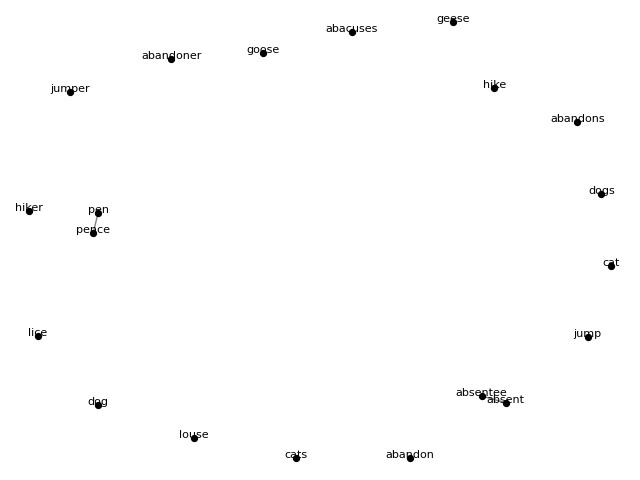

Python code for this plot:
import networkx as nx
import matplotlib.pyplot as plt
import textdistance
import spacy
import globals 
import os

nlp = spacy.load('en_core_web_sm', disable=['parser','ner'])

def number_of_lemmas(words, blank_array):
    irregular_words = {
        "person":["people"],
        "person":["people"],
        "ox":["oxen"],
        "oxen":["ox"],
        "man":["men"],
        "men":["man"],
        "woman":["women"],
        "women":["woman"],
        "caveman":["cavemen"],
        "cavemen":["caveman"],
        "policeman":["policemen"],
        "policemen":["policeman"],
        "child":["children"],
        "children":["child"],
        "foot":["feet"],
        "feet":["foot"],
        "goose":["geese"],
        "geese":["goose"],
        "mouse":["mice"],
        "mice":["mouse"],
        "louse":["lice"],
        "lice":["louse"],
        "penny":["pence"],
        "pence":["penny"],
        "abide":["abided, abode"],
        "abided":["abide", "abode"],
        "abode":["abide","abided"],
        "arise":["arose","arisen"],
        "arose":["arise","arisen"],
        "arisen":["arise","arose"],
        "awake":["awaked","awoke","awoken"],
        "awaked":["awake","awoke","awoken"],
        "awoke":["awake","awaked","awoken"],
        "awoken":["awake","awaked","awoke"],
        "be":["was","were","been"],
        "was":["be","were","been"],
        "were":["be","was","been"],
        "been":["be","were","was"],
        "bear":["bore","born"],
        "bore":["bear","born"],
        "born":["bear","bore"],
        "beat":["beaten"],
        "beaten":["beat"],
        "become":["became"],
        "became":["become"],
        "befall": ["befell", "befallen"],
        "befell":["befall","befallen"],
        "befallen":["befall","befell"],
        "beget":["begot","begotten"],
        "begot":["beget","begotten"],
        "begotten":["begot","beget"],
        "begin":["began","begun"],
        "began":["begin","begun"],
        "begun":["begin","began"],
        "behold":["beheld"],
        "beheld":["behold"],
        "bend":["bent"],
        "bent":["bend"],
        "bereave":["bereft"],
        "bereft":["bereave"],
        "beseech":["besought"],
        "besought":["beseech"],
        "beset":["beset"],
        "bespeak":["bespoke","bespoken"],
        "bespoke":["bespeak","bespoken"],
        "bespoken":["bespeak","bespoke"],
        "bestride":["bestrode","bestridden"],
        "bestrode":["bestride","bestridden"],
        "bestridden":["bestride","bestrode"],
        "bet":["bet"],
        "bid":["bade","bidden"],
        "bade":["bid","bidden"],
        "bidden":["bade","bid"],
        "bind":["bound"],
        "bound":["bind"],
        "bite":["bit", "bitten"],
        "bit":["bite","bitten"],
        "bitten":["bite","bit"],
        "bleed":["bled"],
        "bled":["bleed"],
        "blow":["blew","blown"],
        "blew":["blow","blown"],
        "blown":["blew","blow"],
        "break":["broke","broken"],
        "broke":["break","broken"],
        "broken":["break","broke"],
        "breed":["bred"],
        "bred":["breed"],
        "bring":["brought"],
        "brought":["bring"],
        "broadcasted":["broadcast"],
        "broadcast":["broadcasted"],
        "build":["built"],
        "built":["build"],
        "burst":["burst"],
        "burn":["burnt","burned"],
        "burnt":["burn","burned"],
        "burned":["burn","burnt"],
        "buy":["bought"],
        "bought":["buy"],
        "can":["could"],
        "could":["can"],
        "catch":["caught"],
        "caught":["catch"],
        "choose":["chose", "chosen"],
        "chose":["choose","chosen"],
        "chosen":["choose","chose"],
        "cling":["clung"],
        "clung":["cling"],
        "come":["came"],
        "came":["come"],
        "creep":["crept"],
        "crept":["creep"],
        "deal":["dealt"],
        "dealt":["deal"],
        "dig":["dug"],
        "dug":["dig"],
        "do":["did, done"],
        "did":["do","done"],
        "done":["do","did"],
        "draw":["drew","drawn"],
        "drawn":["draw","drew"],
        "drew":["draw","drawn"],
        "dream":["dreamed","dreamt"],
        "dreamed":["dream","dreamt"],
        "dreamt":["dreamed","dream"],
        "drink":["drank","drunk"],
        "drank":["drink","drunk"],
        "drunk":["drink","drank"],
        "drive":["drove","driven"],
        "drove":["drive","driven"],
        "driven":["drive","drove"],
        "dwell":["dwelled","dwelt"],
        "dwelled":["dwell","dwelt"],
        "dwelt":["dwell","dwelled"],
        "eat":["eaten","ate"],
        "eaten":["eat","ate"],
        "ate":["eaten","eat"],
        "interweave":["interwoven"],
        "interwoven":["interweave"],
        "fall":["fell","fallen"],
        "fell":["fall","fallen"],
        "fallen":["fell","fall"],
        "feed":["fed"],
        "fed":["feed"],
        "feel":["felt"],
        "felt":["feel"],
        "fight":["fought"],
        "fought":["fight"],
        "find":["found"],
        "found":["find"],
        "flee":["fled"],
        "fled":["flee"],
        "fling":["flung"],
        "flung":["fling"],
        "fly":["flew","flown"],
        "flew":["fly","flown"],
        "flown":["fly","flew"],
        "forbid":["forbad","forbade","forbidden"],
        "forbad":["forbid","forbade","forbidden"],
        "forbade":["forbid","forbad","forbidden"],
        "forbidden":["forbid","forbad","forbade"],
        "forecast":["forecasted"],
        "forecasted":["forecast"],
        "forget":["forgot","forgotten"],
        "forgot":["forget","forgotten"],
        "forgotten":["forget","forgot"],
        "forgive":["forgave","forgiven"],
        "forgave":["forgive","forgiven"],
        "forgiven":["forgive","forgave"],
        "forsake":["forsaken","forsook"],
        "forsaken":["forsake","forsook"],
        "forsook":["forsake","forsaken"],
        "foresee":["foresaw","foreseen"],
        "foresaw":["foresee","foreseen"],
        "foreseen":["foresaw","foresee"],
        "foretell":["foretold"],
        "foretold":["foretell"],
        "freeze":["froze","frozen"],
        "frozen":["froze","freeze"],
        "froze":["freeze","frozen"],
        "get":["got"],
        "got":["get"],
        "give":["gave","given"],
        "gave":["give","given"],
        "given":["give","gave"],
        "go":["gone","went"],
        "gone":["go","went"],
        "went":["go","gone"],
        "grind":["ground"],
        "ground":["grind"],
        "grow":["grew","grown"],
        "grew":["grow","grown"],
        "grown":["grew","grow"],
        "hang":["hanged","hung"],
        "hung":["hanged","hang"],
        "hanged":["hung","hang"],
        "have":["had"],
        "had":["have"],
        "hear":["heard"],
        "heard":["hear"],
        "hide":["hid","hidden"],
        "hid":["hide","hidden"],
        "hidden":["hid","hide"],
        "hid":["hid"],
        "hold":["held"],
        "held":["hold"],
        "hurt":["hurt"],
        "keep":["kept"],
        "kept":["keep"],
        "kneel":["knelt"],
        "knelt":["kneel"],
        "know":["knew","known"],
        "known":["knew","know"],
        "knew":["know","known"],
        "know":["known","knew"],
        "lay":["laid"],
        "laid":["lay"],
        "lead":["led"],
        "led":["lead"],
        "lean":["leaned","leant"],
        "leaned":["lean","leant"],
        "leant":["lean","leaned"],
        "leap":["leapt"],
        "leapt":["leap"],
        "learn":["learned","learnt"],
        "learnt":["learned","learn"],
        "learned":["learnt","learn"],
        "left":["leave"],
        "leave":["left"],
        "lent":["lend"],
        "lend":["lent"],
        "let":["let"],
        "lie":["lay","lain"],
        "lay":["lie","lain"],
        "lain":["lie","lay"],
        "lose":["lost"],
        "lost":["lose"],
        "make":["made"],
        "made":["make"],
        "mean":["meant"],
        "meant":["mean"],
        "pay":["paid"],
        "paid":["pay"],
        "mistake":["mistook","mistaken"],
        "mistook":["mistake","mistaken"],
        "mistaken":["mistake","mistook"],
        "overhear":["overheard"],
        "overheard":["overhear"],
        "oversleep":["overslept"],
        "overslept":["oversleep"],
        "rend":["rended","rent"],
        "rended":["rend","rent"],
        "rent":["rended","rend"],
        "ride":["rode","ridden"],
        "rode":["ride","ridden"],
        "ridden":["ride","rode"],
        "ring":["rang","rung"],
        "rang":["ring","rung"],
        "rung":["ring","rang"],
        "rise":["rose","risen"],
        "rose":["rise","risen"],
        "risen":["rise","rose"],
        "run":["ran"],
        "ran":["run"],
        "say":["said"],
        "said":["say"],
        "see":["saw","seen"],
        "saw":["see","seen"],
        "seen":["see","saw"],
        "seek":["sought"],
        "sought":["seek"],
        "sell":["sold"],
        "sold":["sell"],
        "shake":["shook","shaken"],
        "shook":["shake","shaken"],
        "shaken":["shook","shake"],
        "shine":["stone"],
        "stone":["shine"],
        "shit":["shat"],
        "shat":["shit"],
        "shoot":["shot"],
        "shot":["shoot"],
        "show":["showed","shown"],
        "showed":["show","shown"],
        "shown":["show","showed"],
        "shrink":["shrank", "shrunk"],
        "shrank":["shrink","shrunk"],
        "shrunk":["shrank","shrunk"],
        "shrive":["shrove","shriven"],
        "shrove":["shrive","shriven"],
        "shrive":["shrove","shriven"],
        "shriven":["shrove","shrive"],
        "sing":["sang","sung"],
        "sang":["sing","sung"],
        "sung":["sing","sang"],
        "sink":["sank", "sunk"],
        "sank":["sink", "sunk"],
        "sunk":["sink","sank"],
        "sit":["sat"],
        "sat":["sit"],
        "slay":["slew","slain"],
        "slew":["slay","slain"],
        "slain":["slay","slew"],
        "sleep":["slept"],
        "slept":["sleep"],
        "slide":["slid"],
        "slid":["slide"],
        "sling":["slung"],
        "slung":["sling"],
        "slink":["slunk"],
        "slunk":["slink"],
        "smell":["smelled","smelt"],
        "smelled":["smell","smelt"],
        "smelt":["smell","smelled"],
        "smite":["smote","smitten"],
        "smote":["smite","smitten"],
        "smitten":["smite","smote"],
        "speak":["spoke","spoken"],
        "spoke":["speak","spoken"],
        "spoken":["speak","spoke"],
        "speed":["speeded","sped"],
        "speeded":["speed","sped"],
        "sped":["speed","speeded"],
        "spin":["spun"],
        "spun":["spin"],
        "spit":["spat"],
        "spat":["spit"],
        "spin":["spun"],
        "spun":["spin"],
        "spoil":["spoiled","spoilt"],
        "spoiled":["spoil","spoilt"],
        "spoilt":["spoiled","spoil"],
        "spring":["sprang","sprung"],
        "sprang":["spring","sprung"],
        "sprung":["spring","sprang"],
        "stand":["stood"],
        "stood":["stand"],
        "steal":["stole","stolen"],
        "stole":["steal","stolen"],
        "stolen":["stole","steal"],
        "stick":["stuck"],
        "stuck":["stick"],
        "sting":["stung"],
        "stung":["sting"],
        "stink":["stank","stunk"],
        "stank":["stink","stunk"],
        "stunk":["stank","stink"],
        "stride":["strode","stridden"],
        "strode":["stride","stridden"],
        "stridden":["stride","strode"],
        "strike":["struck"],
        "struck":["strike"],
        "string":["strung"],
        "strung":["string"],
        "strive":["strove","striven"],
        "strove":["strive","striven"],
        "striven":["strive","strove"],
        "swear":["swore","sworn"],
        "swore":["swear","sworn"],
        "sworn":["swore","swear"],
        "sweep":["swept"],
        "swept":["sweep"],
        "take":["took","taken"],
        "took":["take","taken"],
        "taken":["took","take"],
        "teach":["taught"],
        "taught":["teach"],
        "tear":["tore","torn"],
        "tore":["tear","torn"],
        "torn":["tear","tore"],
        "tell":["told"],
        "told":["tell"],
        "think":["thought"],
        "thought":["think"],
        "throw":["threw","thrown"],
        "threw":["throw","thrown"],
        "thrown":["throw","threw"],
        "tread":["treaded","trod","trodden"],
        "treaded":["tread","trod","trodden"],
        "trod":["treaded","tread","trodden"],
        "trodden":["treaded","trod","tread"],
        "understand":["understood"],
        "understood":["understand"],
        "undertake":["undertook","undertaken"],
        "undertook":["undertake","undertaken"],
        "undertaken":["undertake","undertook"],
        "undo":["undid","undone"],
        "undid":["undo","undone"],
        "undone":["undid","undo"],
        "wake":["woke"],
        "woke":["wake"],
        "wear":["wore","worn"],
        "wore":["wear","worn"],
        "worn":["wear","wore"],
        "weave":["wove","woven"],
        "wove":["weave","woven"],
        "woven":["wove","weave"],
        "weep":["wept"],
        "wept":["weep"],
        "win":["won"],
        "won":["win"],
        "wind":["wound"],
        "wound":["wind"],
        "withdraw":["withdrew","withdrawn"],
        "withdrew":["withdraw","withdrawn"],
        "withdrawn":["withdraw","withdrew"],
        "withstand":["withstood"],
        "withstood":["withstand"],
        "wring":["wrung"],
        "wrung":["wring"],
        "write":["wrote","written"],
        "wrote":["write","written"],
        "written":["write","wrote"]

    }
    for i in range(0, len(words)):
        in_array = False
        # word_1_nlp = nlp(words[i].WORD)
        word_1_nlp = nlp(words[i])
        for token in word_1_nlp:
            word_1_lemma = str(token.lemma_).strip()
        
        if word_1_lemma in irregular_words:
            for j in irregular_words[word_1_lemma]:
                if j in blank_array:
                    in_array = True
                    break

            if not in_array:
                blank_array.append(words[i])

        elif word_1_lemma not in blank_array:
            blank_array.append(words[i])


            

def create_adjanceylist(size, words):
    counter = 0
    filename = f"words{size}.adjlist"
    filename_ipa = f"wordsIPA{size}.adjlist"
    while os.path.isfile(filename):
        counter += 1
        filename = f"words{size}_{counter}.adjlist"
        filename_ipa = f"wordsIPA{size}_{counter}.adjlist"

    f = open(filename, "w+")
    g = open(filename_ipa, "w+")

    two_character_phonemes = ["oʊ", "ɔɪ", "aɪ", "aʊ"]
    vowels = ["ɑ", "æ", "ə", "ʌ", "ɔ", "a", "aɪ", "aʊ", "ɛ", "e", "ɪ", "i", "o", "ɔ", "ʊ", "u"]
    irregular_words = {
        "person":["people"],
        "person":["people"],
        "ox":["oxen"],
        "oxen":["ox"],
        "man":["men"],
        "men":["man"],
        "woman":["women"],
        "women":["woman"],
        "caveman":["cavemen"],
        "cavemen":["caveman"],
        "policeman":["policemen"],
        "policemen":["policeman"],
        "child":["children"],
        "children":["child"],
        "foot":["feet"],
        "feet":["foot"],
        "goose":["geese"],
        "geese":["goose"],
        "mouse":["mice"],
        "mice":["mouse"],
        "louse":["lice"],
        "lice":["louse"],
        "penny":["pence"],
        "pence":["penny"],
        "abide":["abided, abode"],
        "abided":["abide", "abode"],
        "abode":["abide","abided"],
        "arise":["arose","arisen"],
        "arose":["arise","arisen"],
        "arisen":["arise","arose"],
        "awake":["awaked","awoke","awoken"],
        "awaked":["awake","awoke","awoken"],
        "awoke":["awake","awaked","awoken"],
        "awoken":["awake","awaked","awoke"],
        "be":["was","were","been"],
        "was":["be","were","been"],
        "were":["be","was","been"],
        "been":["be","were","was"],
        "bear":["bore","born"],
        "bore":["bear","born"],
        "born":["bear","bore"],
        "beat":["beaten"],
        "beaten":["beat"],
        "become":["became"],
        "became":["become"],
        "befall": ["befell", "befallen"],
        "befell":["befall","befallen"],
        "befallen":["befall","befell"],
        "beget":["begot","begotten"],
        "begot":["beget","begotten"],
        "begotten":["begot","beget"],
        "begin":["began","begun"],
        "began":["begin","begun"],
        "begun":["begin","began"],
        "behold":["beheld"],
        "beheld":["behold"],
        "bend":["bent"],
        "bent":["bend"],
        "bereave":["bereft"],
        "bereft":["bereave"],
        "beseech":["besought"],
        "besought":["beseech"],
        "beset":["beset"],
        "bespeak":["bespoke","bespoken"],
        "bespoke":["bespeak","bespoken"],
        "bespoken":["bespeak","bespoke"],
        "bestride":["bestrode","bestridden"],
        "bestrode":["bestride","bestridden"],
        "bestridden":["bestride","bestrode"],
        "bet":["bet"],
        "bid":["bade","bidden"],
        "bade":["bid","bidden"],
        "bidden":["bade","bid"],
        "bind":["bound"],
        "bound":["bind"],
        "bite":["bit", "bitten"],
        "bit":["bite","bitten"],
        "bitten":["bite","bit"],
        "bleed":["bled"],
        "bled":["bleed"],
        "blow":["blew","blown"],
        "blew":["blow","blown"],
        "blown":["blew","blow"],
        "break":["broke","broken"],
        "broke":["break","broken"],
        "broken":["break","broke"],
        "breed":["bred"],
        "bred":["breed"],
        "bring":["brought"],
        "brought":["bring"],
        "broadcasted":["broadcast"],
        "broadcast":["broadcasted"],
        "build":["built"],
        "built":["build"],
        "burst":["burst"],
        "burn":["burnt","burned"],
        "burnt":["burn","burned"],
        "burned":["burn","burnt"],
        "buy":["bought"],
        "bought":["buy"],
        "can":["could"],
        "could":["can"],
        "catch":["caught"],
        "caught":["catch"],
        "choose":["chose", "chosen"],
        "chose":["choose","chosen"],
        "chosen":["choose","chose"],
        "cling":["clung"],
        "clung":["cling"],
        "come":["came"],
        "came":["come"],
        "creep":["crept"],
        "crept":["creep"],
        "deal":["dealt"],
        "dealt":["deal"],
        "dig":["dug"],
        "dug":["dig"],
        "do":["did, done"],
        "did":["do","done"],
        "done":["do","did"],
        "draw":["drew","drawn"],
        "drawn":["draw","drew"],
        "drew":["draw","drawn"],
        "dream":["dreamed","dreamt"],
        "dreamed":["dream","dreamt"],
        "dreamt":["dreamed","dream"],
        "drink":["drank","drunk"],
        "drank":["drink","drunk"],
        "drunk":["drink","drank"],
        "drive":["drove","driven"],
        "drove":["drive","driven"],
        "driven":["drive","drove"],
        "dwell":["dwelled","dwelt"],
        "dwelled":["dwell","dwelt"],
        "dwelt":["dwell","dwelled"],
        "eat":["eaten","ate"],
        "eaten":["eat","ate"],
        "ate":["eaten","eat"],
        "interweave":["interwoven"],
        "interwoven":["interweave"],
        "fall":["fell","fallen"],
        "fell":["fall","fallen"],
        "fallen":["fell","fall"],
        "feed":["fed"],
        "fed":["feed"],
        "feel":["felt"],
        "felt":["feel"],
        "fight":["fought"],
        "fought":["fight"],
        "find":["found"],
        "found":["find"],
        "flee":["fled"],
        "fled":["flee"],
        "fling":["flung"],
        "flung":["fling"],
        "fly":["flew","flown"],
        "flew":["fly","flown"],
        "flown":["fly","flew"],
        "forbid":["forbad","forbade","forbidden"],
        "forbad":["forbid","forbade","forbidden"],
        "forbade":["forbid","forbad","forbidden"],
        "forbidden":["forbid","forbad","forbade"],
        "forecast":["forecasted"],
        "forecasted":["forecast"],
        "forget":["forgot","forgotten"],
        "forgot":["forget","forgotten"],
        "forgotten":["forget","forgot"],
        "forgive":["forgave","forgiven"],
        "forgave":["forgive","forgiven"],
        "forgiven":["forgive","forgave"],
        "forsake":["forsaken","forsook"],
        "forsaken":["forsake","forsook"],
        "forsook":["forsake","forsaken"],
        "foresee":["foresaw","foreseen"],
        "foresaw":["foresee","foreseen"],
        "foreseen":["foresaw","foresee"],
        "foretell":["foretold"],
        "foretold":["foretell"],
        "freeze":["froze","frozen"],
        "frozen":["froze","freeze"],
        "froze":["freeze","frozen"],
        "get":["got"],
        "got":["get"],
        "give":["gave","given"],
        "gave":["give","given"],
        "given":["give","gave"],
        "go":["gone","went"],
        "gone":["go","went"],
        "went":["go","gone"],
        "grind":["ground"],
        "ground":["grind"],
        "grow":["grew","grown"],
        "grew":["grow","grown"],
        "grown":["grew","grow"],
        "hang":["hanged","hung"],
        "hung":["hanged","hang"],
        "hanged":["hung","hang"],
        "have":["had"],
        "had":["have"],
        "hear":["heard"],
        "heard":["hear"],
        "hide":["hid","hidden"],
        "hid":["hide","hidden"],
        "hidden":["hid","hide"],
        "hid":["hid"],
        "hold":["held"],
        "held":["hold"],
        "hurt":["hurt"],
        "keep":["kept"],
        "kept":["keep"],
        "kneel":["knelt"],
        "knelt":["kneel"],
        "know":["knew","known"],
        "known":["knew","know"],
        "knew":["know","known"],
        "know":["known","knew"],
        "lay":["laid"],
        "laid":["lay"],
        "lead":["led"],
        "led":["lead"],
        "lean":["leaned","leant"],
        "leaned":["lean","leant"],
        "leant":["lean","leaned"],
        "leap":["leapt"],
        "leapt":["leap"],
        "learn":["learned","learnt"],
        "learnt":["learned","learn"],
        "learned":["learnt","learn"],
        "left":["leave"],
        "leave":["left"],
        "lent":["lend"],
        "lend":["lent"],
        "let":["let"],
        "lie":["lay","lain"],
        "lay":["lie","lain"],
        "lain":["lie","lay"],
        "lose":["lost"],
        "lost":["lose"],
        "make":["made"],
        "made":["make"],
        "mean":["meant"],
        "meant":["mean"],
        "pay":["paid"],
        "paid":["pay"],
        "mistake":["mistook","mistaken"],
        "mistook":["mistake","mistaken"],
        "mistaken":["mistake","mistook"],
        "overhear":["overheard"],
        "overheard":["overhear"],
        "oversleep":["overslept"],
        "overslept":["oversleep"],
        "rend":["rended","rent"],
        "rended":["rend","rent"],
        "rent":["rended","rend"],
        "ride":["rode","ridden"],
        "rode":["ride","ridden"],
        "ridden":["ride","rode"],
        "ring":["rang","rung"],
        "rang":["ring","rung"],
        "rung":["ring","rang"],
        "rise":["rose","risen"],
        "rose":["rise","risen"],
        "risen":["rise","rose"],
        "run":["ran"],
        "ran":["run"],
        "say":["said"],
        "said":["say"],
        "see":["saw","seen"],
        "saw":["see","seen"],
        "seen":["see","saw"],
        "seek":["sought"],
        "sought":["seek"],
        "sell":["sold"],
        "sold":["sell"],
        "shake":["shook","shaken"],
        "shook":["shake","shaken"],
        "shaken":["shook","shake"],
        "shine":["stone"],
        "stone":["shine"],
        "shit":["shat"],
        "shat":["shit"],
        "shoot":["shot"],
        "shot":["shoot"],
        "show":["showed","shown"],
        "showed":["show","shown"],
        "shown":["show","showed"],
        "shrink":["shrank", "shrunk"],
        "shrank":["shrink","shrunk"],
        "shrunk":["shrank","shrunk"],
        "shrive":["shrove","shriven"],
        "shrove":["shrive","shriven"],
        "shrive":["shrove","shriven"],
        "shriven":["shrove","shrive"],
        "sing":["sang","sung"],
        "sang":["sing","sung"],
        "sung":["sing","sang"],
        "sink":["sank", "sunk"],
        "sank":["sink", "sunk"],
        "sunk":["sink","sank"],
        "sit":["sat"],
        "sat":["sit"],
        "slay":["slew","slain"],
        "slew":["slay","slain"],
        "slain":["slay","slew"],
        "sleep":["slept"],
        "slept":["sleep"],
        "slide":["slid"],
        "slid":["slide"],
        "sling":["slung"],
        "slung":["sling"],
        "slink":["slunk"],
        "slunk":["slink"],
        "smell":["smelled","smelt"],
        "smelled":["smell","smelt"],
        "smelt":["smell","smelled"],
        "smite":["smote","smitten"],
        "smote":["smite","smitten"],
        "smitten":["smite","smote"],
        "speak":["spoke","spoken"],
        "spoke":["speak","spoken"],
        "spoken":["speak","spoke"],
        "speed":["speeded","sped"],
        "speeded":["speed","sped"],
        "sped":["speed","speeded"],
        "spin":["spun"],
        "spun":["spin"],
        "spit":["spat"],
        "spat":["spit"],
        "spin":["spun"],
        "spun":["spin"],
        "spoil":["spoiled","spoilt"],
        "spoiled":["spoil","spoilt"],
        "spoilt":["spoiled","spoil"],
        "spring":["sprang","sprung"],
        "sprang":["spring","sprung"],
        "sprung":["spring","sprang"],
        "stand":["stood"],
        "stood":["stand"],
        "steal":["stole","stolen"],
        "stole":["steal","stolen"],
        "stolen":["stole","steal"],
        "stick":["stuck"],
        "stuck":["stick"],
        "sting":["stung"],
        "stung":["sting"],
        "stink":["stank","stunk"],
        "stank":["stink","stunk"],
        "stunk":["stank","stink"],
        "stride":["strode","stridden"],
        "strode":["stride","stridden"],
        "stridden":["stride","strode"],
        "strike":["struck"],
        "struck":["strike"],
        "string":["strung"],
        "strung":["string"],
        "strive":["strove","striven"],
        "strove":["strive","striven"],
        "striven":["strive","strove"],
        "swear":["swore","sworn"],
        "swore":["swear","sworn"],
        "sworn":["swore","swear"],
        "sweep":["swept"],
        "swept":["sweep"],
        "take":["took","taken"],
        "took":["take","taken"],
        "taken":["took","take"],
        "teach":["taught"],
        "taught":["teach"],
        "tear":["tore","torn"],
        "tore":["tear","torn"],
        "torn":["tear","tore"],
        "tell":["told"],
        "told":["tell"],
        "think":["thought"],
        "thought":["think"],
        "throw":["threw","thrown"],
        "threw":["throw","thrown"],
        "thrown":["throw","threw"],
        "tread":["treaded","trod","trodden"],
        "treaded":["tread","trod","trodden"],
        "trod":["treaded","tread","trodden"],
        "trodden":["treaded","trod","tread"],
        "understand":["understood"],
        "understood":["understand"],
        "undertake":["undertook","undertaken"],
        "undertook":["undertake","undertaken"],
        "undertaken":["undertake","undertook"],
        "undo":["undid","undone"],
        "undid":["undo","undone"],
        "undone":["undid","undo"],
        "wake":["woke"],
        "woke":["wake"],
        "wear":["wore","worn"],
        "wore":["wear","worn"],
        "worn":["wear","wore"],
        "weave":["wove","woven"],
        "wove":["weave","woven"],
        "woven":["wove","weave"],
        "weep":["wept"],
        "wept":["weep"],
        "win":["won"],
        "won":["win"],
        "wind":["wound"],
        "wound":["wind"],
        "withdraw":["withdrew","withdrawn"],
        "withdrew":["withdraw","withdrawn"],
        "withdrawn":["withdraw","withdrew"],
        "withstand":["withstood"],
        "withstood":["withstand"],
        "wring":["wrung"],
        "wrung":["wring"],
        "write":["wrote","written"],
        "wrote":["write","written"],
        "written":["write","wrote"]

    }
    # return_string = ""
    # return_string = return_string + words.WORD + " "
    for i in range(0, len(words)):
        word_1 = words[i].IPA_LIST
        word_1_nlp = nlp(words[i].WORD)
        for token in word_1_nlp:
            word_1_lemma = str(token.lemma_).strip()
            f.write(f"{words[i].WORD} ")
            g.write(f"{words[i].IPA} ")
        # print(words.WORD)     
        
        for j in range(0, len(words)):
            if words[i].WORD != words[j].WORD:
                word_2 = words[j].IPA_LIST
                    
                word_2_nlp = nlp(words[j].WORD)
                for token in word_2_nlp:
                    word_2_lemma = str(token.lemma_).strip()

                # Check basic condition first
                if textdistance.levenshtein.distance(word_1, word_2) == 1 and (word_2_lemma != word_1_lemma):
                    # Check if both are irregular
                    if (words[i].WORD not in irregular_words) or (words[j].WORD not in irregular_words):
                        # return_string = return_string + words[j].WORD + " "
                        f.write(f"{words[j].WORD} ")
                        g.write(f"{words[j].IPA} ")

                    # If both irregular then check irregular dictionary
                    elif words[j].WORD not in irregular_words[words[i].WORD]:
                        # return_string = return_string + words[j].WORD + " "
                        f.write(f"{words[j].WORD} ")
                        g.write(f"{words[j].IPA} ")
        f.write("\n")
        g.write("\n")
    # return_string + return_string + "\n"
        print(words[i].WORD)
    # return return_string

    f.close()
    g.close()
    return filename

def create_adjanceylist_lemma(size, words):
    counter = 0
    filename = f"lemma_words{size}.adjlist"
    filename_ipa = f"lemma_IPA{size}.adjlist"
    while os.path.isfile(filename):
        counter += 1
        filename = f"lemma_words{size}_{counter}.adjlist"
        filename_ipa = f"lemma_IPA{size}_{counter}.adjlist"

    f = open(filename, "w+")
    g = open(filename_ipa, "w+")

    two_character_phonemes = ["oʊ", "ɔɪ", "aɪ", "aʊ"]
    vowels = ["ɑ", "æ", "ə", "ʌ", "ɔ", "a", "aɪ", "aʊ", "ɛ", "e", "ɪ", "i", "o", "ɔ", "ʊ", "u"]
    irregular_words = {
        "person":["people"],
        "person":["people"],
        "ox":["oxen"],
        "oxen":["ox"],
        "man":["men"],
        "men":["man"],
        "woman":["women"],
        "women":["woman"],
        "caveman":["cavemen"],
        "cavemen":["caveman"],
        "policeman":["policemen"],
        "policemen":["policeman"],
        "child":["children"],
        "children":["child"],
        "foot":["feet"],
        "feet":["foot"],
        "goose":["geese"],
        "geese":["goose"],
        "mouse":["mice"],
        "mice":["mouse"],
        "louse":["lice"],
        "lice":["louse"],
        "penny":["pence"],
        "pence":["penny"],
        "abide":["abided, abode"],
        "abided":["abide", "abode"],
        "abode":["abide","abided"],
        "arise":["arose","arisen"],
        "arose":["arise","arisen"],
        "arisen":["arise","arose"],
        "awake":["awaked","awoke","awoken"],
        "awaked":["awake","awoke","awoken"],
        "awoke":["awake","awaked","awoken"],
        "awoken":["awake","awaked","awoke"],
        "be":["was","were","been"],
        "was":["be","were","been"],
        "were":["be","was","been"],
        "been":["be","were","was"],
        "bear":["bore","born"],
        "bore":["bear","born"],
        "born":["bear","bore"],
        "beat":["beaten"],
        "beaten":["beat"],
        "become":["became"],
        "became":["become"],
        "befall": ["befell", "befallen"],
        "befell":["befall","befallen"],
        "befallen":["befall","befell"],
        "beget":["begot","begotten"],
        "begot":["beget","begotten"],
        "begotten":["begot","beget"],
        "begin":["began","begun"],
        "began":["begin","begun"],
        "begun":["begin","began"],
        "behold":["beheld"],
        "beheld":["behold"],
        "bend":["bent"],
        "bent":["bend"],
        "bereave":["bereft"],
        "bereft":["bereave"],
        "beseech":["besought"],
        "besought":["beseech"],
        "beset":["beset"],
        "bespeak":["bespoke","bespoken"],
        "bespoke":["bespeak","bespoken"],
        "bespoken":["bespeak","bespoke"],
        "bestride":["bestrode","bestridden"],
        "bestrode":["bestride","bestridden"],
        "bestridden":["bestride","bestrode"],
        "bet":["bet"],
        "bid":["bade","bidden"],
        "bade":["bid","bidden"],
        "bidden":["bade","bid"],
        "bind":["bound"],
        "bound":["bind"],
        "bite":["bit", "bitten"],
        "bit":["bite","bitten"],
        "bitten":["bite","bit"],
        "bleed":["bled"],
        "bled":["bleed"],
        "blow":["blew","blown"],
        "blew":["blow","blown"],
        "blown":["blew","blow"],
        "break":["broke","broken"],
        "broke":["break","broken"],
        "broken":["break","broke"],
        "breed":["bred"],
        "bred":["breed"],
        "bring":["brought"],
        "brought":["bring"],
        "broadcasted":["broadcast"],
        "broadcast":["broadcasted"],
        "build":["built"],
        "built":["build"],
        "burst":["burst"],
        "burn":["burnt","burned"],
        "burnt":["burn","burned"],
        "burned":["burn","burnt"],
        "buy":["bought"],
        "bought":["buy"],
        "can":["could"],
        "could":["can"],
        "catch":["caught"],
        "caught":["catch"],
        "choose":["chose", "chosen"],
        "chose":["choose","chosen"],
        "chosen":["choose","chose"],
        "cling":["clung"],
        "clung":["cling"],
        "come":["came"],
        "came":["come"],
        "creep":["crept"],
        "crept":["creep"],
        "deal":["dealt"],
        "dealt":["deal"],
        "dig":["dug"],
        "dug":["dig"],
        "do":["did, done"],
        "did":["do","done"],
        "done":["do","did"],
        "draw":["drew","drawn"],
        "drawn":["draw","drew"],
        "drew":["draw","drawn"],
        "dream":["dreamed","dreamt"],
        "dreamed":["dream","dreamt"],
        "dreamt":["dreamed","dream"],
        "drink":["drank","drunk"],
        "drank":["drink","drunk"],
        "drunk":["drink","drank"],
        "drive":["drove","driven"],
        "drove":["drive","driven"],
        "driven":["drive","drove"],
        "dwell":["dwelled","dwelt"],
        "dwelled":["dwell","dwelt"],
        "dwelt":["dwell","dwelled"],
        "eat":["eaten","ate"],
        "eaten":["eat","ate"],
        "ate":["eaten","eat"],
        "interweave":["interwoven"],
        "interwoven":["interweave"],
        "fall":["fell","fallen"],
        "fell":["fall","fallen"],
        "fallen":["fell","fall"],
        "feed":["fed"],
        "fed":["feed"],
        "feel":["felt"],
        "felt":["feel"],
        "fight":["fought"],
        "fought":["fight"],
        "find":["found"],
        "found":["find"],
        "flee":["fled"],
        "fled":["flee"],
        "fling":["flung"],
        "flung":["fling"],
        "fly":["flew","flown"],
        "flew":["fly","flown"],
        "flown":["fly","flew"],
        "forbid":["forbad","forbade","forbidden"],
        "forbad":["forbid","forbade","forbidden"],
        "forbade":["forbid","forbad","forbidden"],
        "forbidden":["forbid","forbad","forbade"],
        "forecast":["forecasted"],
        "forecasted":["forecast"],
        "forget":["forgot","forgotten"],
        "forgot":["forget","forgotten"],
        "forgotten":["forget","forgot"],
        "forgive":["forgave","forgiven"],
        "forgave":["forgive","forgiven"],
        "forgiven":["forgive","forgave"],
        "forsake":["forsaken","forsook"],
        "forsaken":["forsake","forsook"],
        "forsook":["forsake","forsaken"],
        "foresee":["foresaw","foreseen"],
        "foresaw":["foresee","foreseen"],
        "foreseen":["foresaw","foresee"],
        "foretell":["foretold"],
        "foretold":["foretell"],
        "freeze":["froze","frozen"],
        "frozen":["froze","freeze"],
        "froze":["freeze","frozen"],
        "get":["got"],
        "got":["get"],
        "give":["gave","given"],
        "gave":["give","given"],
        "given":["give","gave"],
        "go":["gone","went"],
        "gone":["go","went"],
        "went":["go","gone"],
        "grind":["ground"],
        "ground":["grind"],
        "grow":["grew","grown"],
        "grew":["grow","grown"],
        "grown":["grew","grow"],
        "hang":["hanged","hung"],
        "hung":["hanged","hang"],
        "hanged":["hung","hang"],
        "have":["had"],
        "had":["have"],
        "hear":["heard"],
        "heard":["hear"],
        "hide":["hid","hidden"],
        "hid":["hide","hidden"],
        "hidden":["hid","hide"],
        "hid":["hid"],
        "hold":["held"],
        "held":["hold"],
        "hurt":["hurt"],
        "keep":["kept"],
        "kept":["keep"],
        "kneel":["knelt"],
        "knelt":["kneel"],
        "know":["knew","known"],
        "known":["knew","know"],
        "knew":["know","known"],
        "know":["known","knew"],
        "lay":["laid"],
        "laid":["lay"],
        "lead":["led"],
        "led":["lead"],
        "lean":["leaned","leant"],
        "leaned":["lean","leant"],
        "leant":["lean","leaned"],
        "leap":["leapt"],
        "leapt":["leap"],
        "learn":["learned","learnt"],
        "learnt":["learned","learn"],
        "learned":["learnt","learn"],
        "left":["leave"],
        "leave":["left"],
        "lent":["lend"],
        "lend":["lent"],
        "let":["let"],
        "lie":["lay","lain"],
        "lay":["lie","lain"],
        "lain":["lie","lay"],
        "lose":["lost"],
        "lost":["lose"],
        "make":["made"],
        "made":["make"],
        "mean":["meant"],
        "meant":["mean"],
        "pay":["paid"],
        "paid":["pay"],
        "mistake":["mistook","mistaken"],
        "mistook":["mistake","mistaken"],
        "mistaken":["mistake","mistook"],
        "overhear":["overheard"],
        "overheard":["overhear"],
        "oversleep":["overslept"],
        "overslept":["oversleep"],
        "rend":["rended","rent"],
        "rended":["rend","rent"],
        "rent":["rended","rend"],
        "ride":["rode","ridden"],
        "rode":["ride","ridden"],
        "ridden":["ride","rode"],
        "ring":["rang","rung"],
        "rang":["ring","rung"],
        "rung":["ring","rang"],
        "rise":["rose","risen"],
        "rose":["rise","risen"],
        "risen":["rise","rose"],
        "run":["ran"],
        "ran":["run"],
        "say":["said"],
        "said":["say"],
        "see":["saw","seen"],
        "saw":["see","seen"],
        "seen":["see","saw"],
        "seek":["sought"],
        "sought":["seek"],
        "sell":["sold"],
        "sold":["sell"],
        "shake":["shook","shaken"],
        "shook":["shake","shaken"],
        "shaken":["shook","shake"],
        "shine":["stone"],
        "stone":["shine"],
        "shit":["shat"],
        "shat":["shit"],
        "shoot":["shot"],
        "shot":["shoot"],
        "show":["showed","shown"],
        "showed":["show","shown"],
        "shown":["show","showed"],
        "shrink":["shrank", "shrunk"],
        "shrank":["shrink","shrunk"],
        "shrunk":["shrank","shrunk"],
        "shrive":["shrove","shriven"],
        "shrove":["shrive","shriven"],
        "shrive":["shrove","shriven"],
        "shriven":["shrove","shrive"],
        "sing":["sang","sung"],
        "sang":["sing","sung"],
        "sung":["sing","sang"],
        "sink":["sank", "sunk"],
        "sank":["sink", "sunk"],
        "sunk":["sink","sank"],
        "sit":["sat"],
        "sat":["sit"],
        "slay":["slew","slain"],
        "slew":["slay","slain"],
        "slain":["slay","slew"],
        "sleep":["slept"],
        "slept":["sleep"],
        "slide":["slid"],
        "slid":["slide"],
        "sling":["slung"],
        "slung":["sling"],
        "slink":["slunk"],
        "slunk":["slink"],
        "smell":["smelled","smelt"],
        "smelled":["smell","smelt"],
        "smelt":["smell","smelled"],
        "smite":["smote","smitten"],
        "smote":["smite","smitten"],
        "smitten":["smite","smote"],
        "speak":["spoke","spoken"],
        "spoke":["speak","spoken"],
        "spoken":["speak","spoke"],
        "speed":["speeded","sped"],
        "speeded":["speed","sped"],
        "sped":["speed","speeded"],
        "spin":["spun"],
        "spun":["spin"],
        "spit":["spat"],
        "spat":["spit"],
        "spin":["spun"],
        "spun":["spin"],
        "spoil":["spoiled","spoilt"],
        "spoiled":["spoil","spoilt"],
        "spoilt":["spoiled","spoil"],
        "spring":["sprang","sprung"],
        "sprang":["spring","sprung"],
        "sprung":["spring","sprang"],
        "stand":["stood"],
        "stood":["stand"],
        "steal":["stole","stolen"],
        "stole":["steal","stolen"],
        "stolen":["stole","steal"],
        "stick":["stuck"],
        "stuck":["stick"],
        "sting":["stung"],
        "stung":["sting"],
        "stink":["stank","stunk"],
        "stank":["stink","stunk"],
        "stunk":["stank","stink"],
        "stride":["strode","stridden"],
        "strode":["stride","stridden"],
        "stridden":["stride","strode"],
        "strike":["struck"],
        "struck":["strike"],
        "string":["strung"],
        "strung":["string"],
        "strive":["strove","striven"],
        "strove":["strive","striven"],
        "striven":["strive","strove"],
        "swear":["swore","sworn"],
        "swore":["swear","sworn"],
        "sworn":["swore","swear"],
        "sweep":["swept"],
        "swept":["sweep"],
        "take":["took","taken"],
        "took":["take","taken"],
        "taken":["took","take"],
        "teach":["taught"],
        "taught":["teach"],
        "tear":["tore","torn"],
        "tore":["tear","torn"],
        "torn":["tear","tore"],
        "tell":["told"],
        "told":["tell"],
        "think":["thought"],
        "thought":["think"],
        "throw":["threw","thrown"],
        "threw":["throw","thrown"],
        "thrown":["throw","threw"],
        "tread":["treaded","trod","trodden"],
        "treaded":["tread","trod","trodden"],
        "trod":["treaded","tread","trodden"],
        "trodden":["treaded","trod","tread"],
        "understand":["understood"],
        "understood":["understand"],
        "undertake":["undertook","undertaken"],
        "undertook":["undertake","undertaken"],
        "undertaken":["undertake","undertook"],
        "undo":["undid","undone"],
        "undid":["undo","undone"],
        "undone":["undid","undo"],
        "wake":["woke"],
        "woke":["wake"],
        "wear":["wore","worn"],
        "wore":["wear","worn"],
        "worn":["wear","wore"],
        "weave":["wove","woven"],
        "wove":["weave","woven"],
        "woven":["wove","weave"],
        "weep":["wept"],
        "wept":["weep"],
        "win":["won"],
        "won":["win"],
        "wind":["wound"],
        "wound":["wind"],
        "withdraw":["withdrew","withdrawn"],
        "withdrew":["withdraw","withdrawn"],
        "withdrawn":["withdraw","withdrew"],
        "withstand":["withstood"],
        "withstood":["withstand"],
        "wring":["wrung"],
        "wrung":["wring"],
        "write":["wrote","written"],
        "wrote":["write","written"],
        "written":["write","wrote"]

    }
    # return_string = ""
    # return_string = return_string + words.WORD + " "
    for i in range(0, len(words)):
        word_1 = words[i].IPA_LIST
        word_1_nlp = nlp(words[i].WORD)
        for token in word_1_nlp:
            word_1_lemma = str(token.lemma_).strip()
            f.write(f"{words[i].WORD} ")
            g.write(f"{words[i].IPA} ")
        # print(words.WORD)     
        
        for j in range(0, len(words)):
            if words[i].WORD != words[j].WORD:
                word_2 = words[j].IPA_LIST
                    
                word_2_nlp = nlp(words[j].WORD)
                for token in word_2_nlp:
                    word_2_lemma = str(token.lemma_).strip()

                # Check basic condition first
                if textdistance.levenshtein.distance(word_1, word_2) == 1 and (word_2_lemma != word_1_lemma):
                    # Check if both are irregular
                    if (words[i].WORD not in irregular_words) or (words[j].WORD not in irregular_words):
                        # return_string = return_string + words[j].WORD + " "
                        f.write(f"{words[j].WORD} ")
                        g.write(f"{words[j].IPA} ")

                    # If both irregular then check irregular dictionary
                    elif words[j].WORD not in irregular_words[words[i].WORD]:
                        # return_string = return_string + words[j].WORD + " "
                        f.write(f"{words[j].WORD} ")
                        g.write(f"{words[j].IPA} ")
        f.write("\n")
        g.write("\n")
    # return_string + return_string + "\n"
        print(words[i].WORD)
    # return return_string

    f.close()
    g.close()
    return filename


def create_graph(filename):
    graph = nx.read_adjlist(filename)
    nx.draw(graph,
            with_labels=True,
            node_color='black',
            node_size=10,
            font_size=8,
            verticalalignment='baseline',
            edge_color='grey')
    plt.savefig('words1024.png')
    print(graph.number_of_nodes())
    plt.show()


